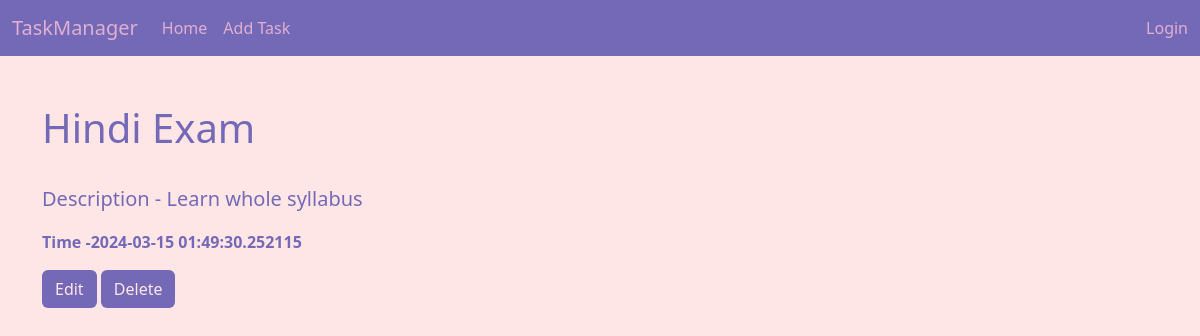
The app's page /single_task/28 with its own data.
### db/__init__.py (models this page shows, shortened)
class Task(Base):
    __tablename__="tasks"
    id=Column(Integer,primary_key=True)
    title=Column(String(100),nullable=False,index=True)
    description=Column(Text(),nullable=False)
    created_at = Column(DateTime, default=datetime.utcnow, nullable=False)
    user_id=Column(Integer(),ForeignKey("users.id"))

### app.py (the view)
@app.route('/single_task/<int:myid>')
def singleTask(myid):
    tasks=tsk.query.filter_by(id=myid).first()
    return render_template('single_task.html',tasks =tasks)

### app.py (called while the page is built)
@app.teardown_appcontext
def shutdown_session(exception=None):
    db_session.remove()

### templates/single_task.html (shortened to what this page needs)
{% extends 'index.html' %}
{% block content %}
<div class="single_task">
    <h1 class="s_task">{{tasks.title}}</h1>
    <p class="s_des"> Description - {{tasks.description}}</p>
    <p>
    <strong class="s_time">Time -{{tasks.created_at}}</strong></p>
    <a href="/update_task/{{tasks.id}}" class=" btn btn_s">Edit</a>
    <a href="/delete_task/{{tasks.id}}" class="btn btn_s">Delete</a>
</div>
{% endblock %}

### static/index.css (style rules this page uses)
* { margin: 0; padding: 0; }
body { background-color: #FFE6E6; }
body .single_task { color: #7469B6; }
body .s_des { font-size: 20px; }
body .btn_s { background-color: #7469B6; color: #FFE6E6; }

### records on screen
Task: title "Hindi Exam", description "Learn whole syllabus", created_at "2024-03-15 01:49:30.252115"
